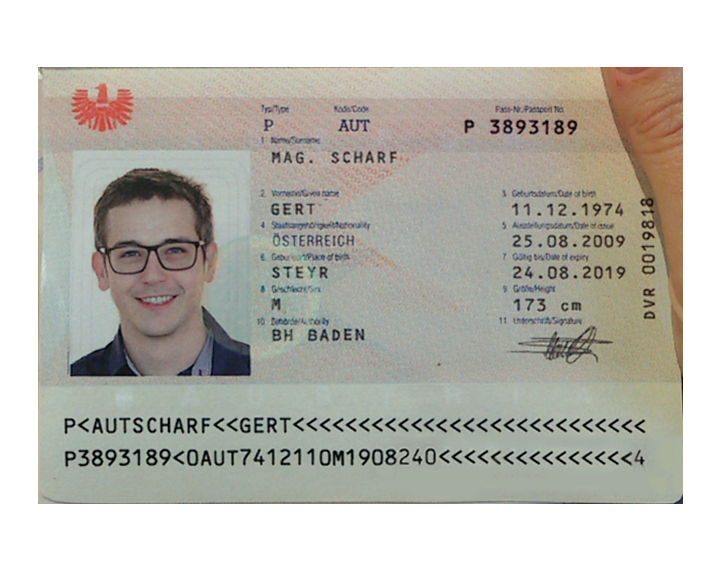
#> input picture passport.png, 720 x 567 px
$ python detect_rmz.py   (older library calls are emulated)
#> lines starting #> are read from the running program, lines starting #| are printed output that depends on the picture; after the words box and inside, x2 and y2 are one past the last pixel; in counts of white or black regions, pixels touching at a corner belong together
from imutils import paths
import numpy as np
import imutils
import cv2
import matplotlib.pyplot as plt

rectKernel = cv2.getStructuringElement(cv2.MORPH_RECT,(13,5))
sqKernel = cv2.getStructuringElement(cv2.MORPH_RECT,(21,21))

image = cv2.imread('passport.png')
#> image is the input picture: shape (567, 720, 3); mean B, G, R 178.5, 186, 187.8
image = imutils.resize(image,height=600)
#> image: shape (600, 761, 3)
gray = cv2.cvtColor(image, cv2.COLOR_BGR2GRAY)
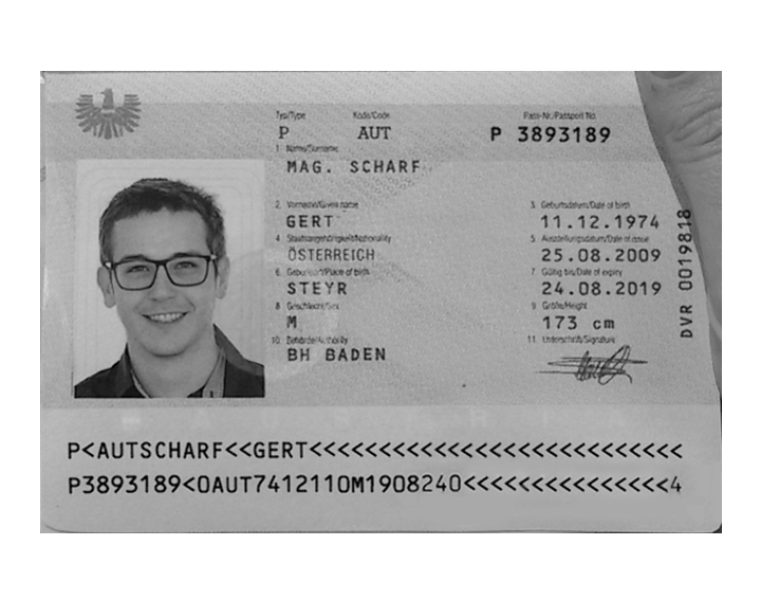
#> gray: shape (600, 761); min 0, max 255, mean 185.6

gray = cv2.GaussianBlur(gray, (3,3), 0)
blackchat = cv2.morphologyEx(gray, cv2.MORPH_BLACKHAT, rectKernel)

gradX = cv2.Sobel(blackchat, ddepth=cv2.CV_32F, dx=1, dy=0, ksize=-1)
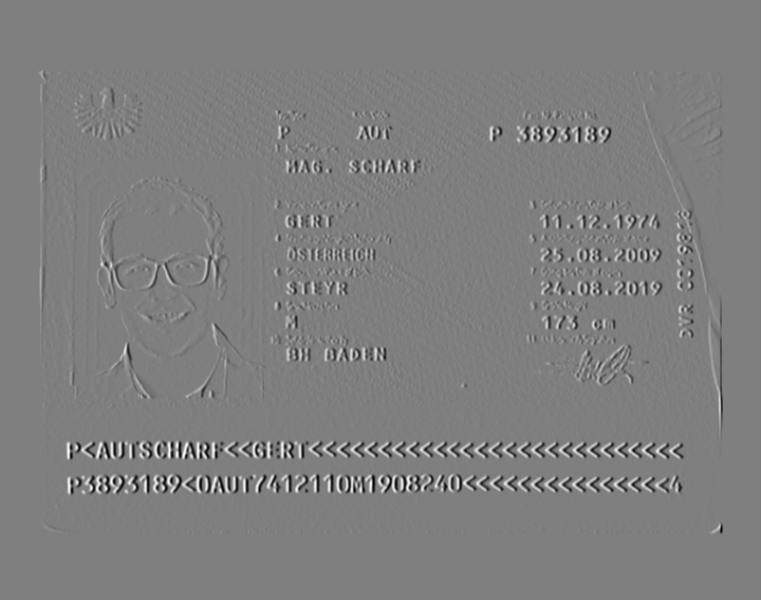
#> gradX: shape (600, 761) float32; min -1812, max 1819, mean 0; drawn with min black and max white
gradX = np.absolute(gradX)
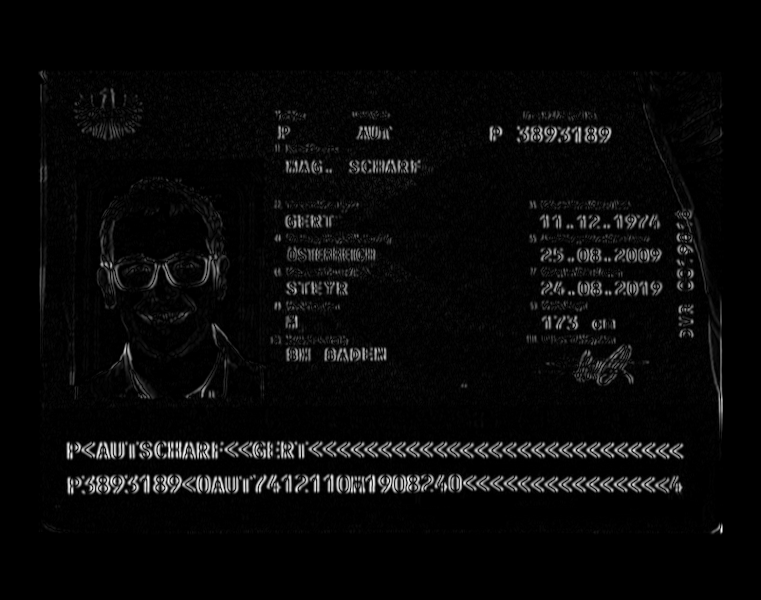
#> gradX: shape (600, 761) float32; min 0, max 1819, mean 63.5; drawn with min black and max white
(minVal, maxVal) = (np.min(gradX), np.max(gradX))
#> minVal = 0; maxVal = 1819
gradX = (255 * ((gradX - minVal) / (maxVal - minVal))).astype("uint8")

gradX = cv2.morphologyEx(gradX, cv2.MORPH_CLOSE, rectKernel)
thresh = cv2.threshold(gradX, 0, 255, cv2.THRESH_BINARY | cv2.THRESH_OTSU)[1]
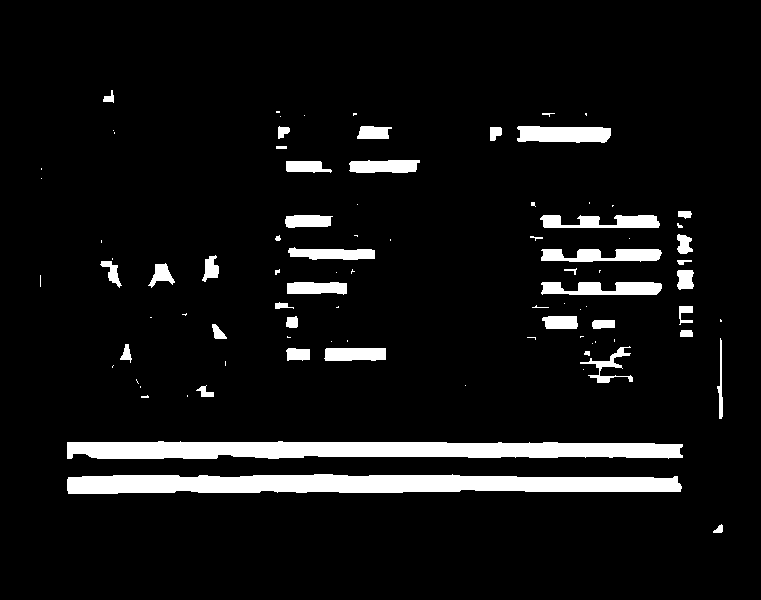
#> thresh: shape (600, 761); 7.3% white; 90 white regions (46 under 20 px), largest, box (x1, y1, x2, y2) and area: (67, 474, 682, 494) 10042, (67, 441, 683, 459) 9326, (517, 126, 611, 143) 1378

thresh = cv2.morphologyEx(thresh, cv2.MORPH_CLOSE, sqKernel)
#> thresh: shape (600, 761); 11.6% white; 34 white regions (17 under 20 px), largest, box (x1, y1, x2, y2) and area: (67, 441, 683, 494) 30720, (530, 202, 694, 383) 11770, (275, 215, 386, 361) 4731
thresh = cv2.erode(thresh, None, iterations=4)
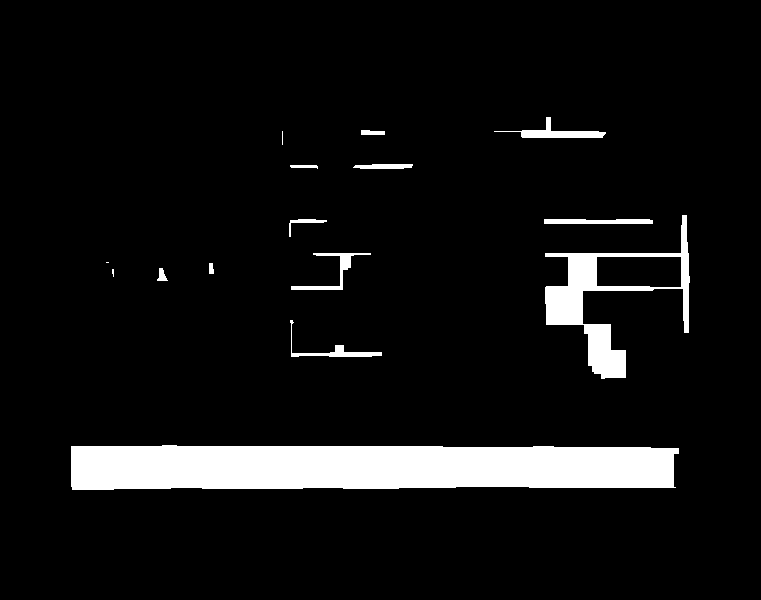
#> thresh: shape (600, 761); 7.5% white; 15 white regions (3 under 20 px)

cnts = cv2.findContours(thresh.copy(), cv2.RETR_EXTERNAL, cv2.CHAIN_APPROX_SIMPLE)[-2]
#> cnts = 15 contours, 3 with area under 20; largest, box (x1, y1, x2, y2) and area: (71, 445, 679, 490) 24714, (545, 215, 690, 379) 7704, (494, 117, 606, 138) 572, (291, 253, 371, 290) 418, (544, 219, 653, 224) 400
cnts = sorted(cnts,key=cv2.contourArea, reverse=True)
for c in cnts:
    (x,y,w,h) = cv2.boundingRect(c)
    ar = w / float(h)
    crWidth = w / float(gray.shape[1])
    if ar > 5 and crWidth > 0.75:
        pX = int((x + w) * 0.03)
        pY = int((y + h) * 0.03)
        (x, y) = (x - pX, y - pY)
        (w, h) = (w + (pX * 2), h + (pY * 2))
        roi = image[y:y + h, x: x + w].copy()
        cv2.rectangle(image, (x, y), (x + w, y + h), (0, 255, 0), 2)
        break
#> this loop made 1 pass
#> (x, y, w, h, ar, crWidth, pX, pY) on pass 1: (51, 431, 648, 73, 13.51, 0.799, 20, 14)
#> pass 1, `roi = image[y:y + h, x: x + w].copy()`:
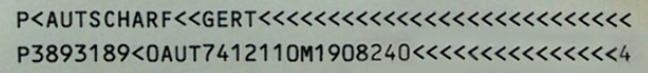
#> roi: shape (73, 648, 3); mean B, G, R 144.8, 154.5, 145.8
#> after the loop:
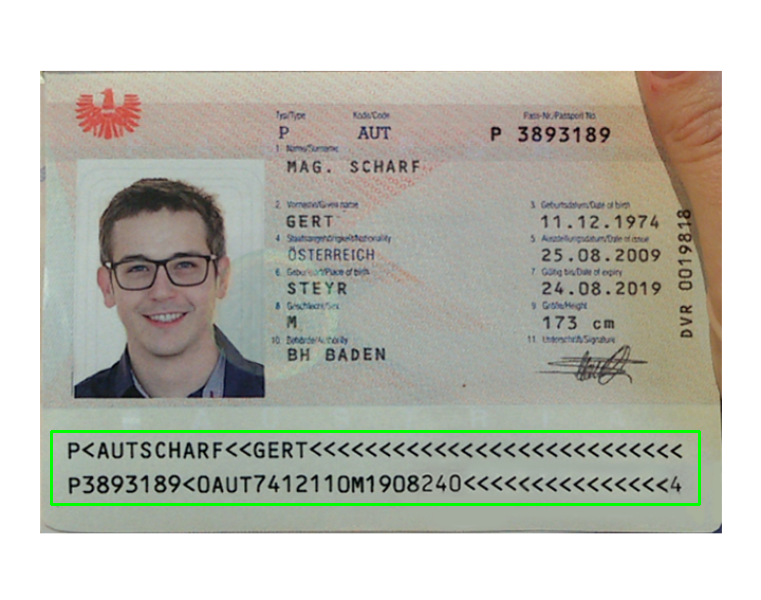
#> image: shape (600, 761, 3); mean B, G, R 176.9, 186.7, 186.2


cv2.imshow("Image", image)
cv2.imshow("ROI", roi)
cv2.waitKey(0)
